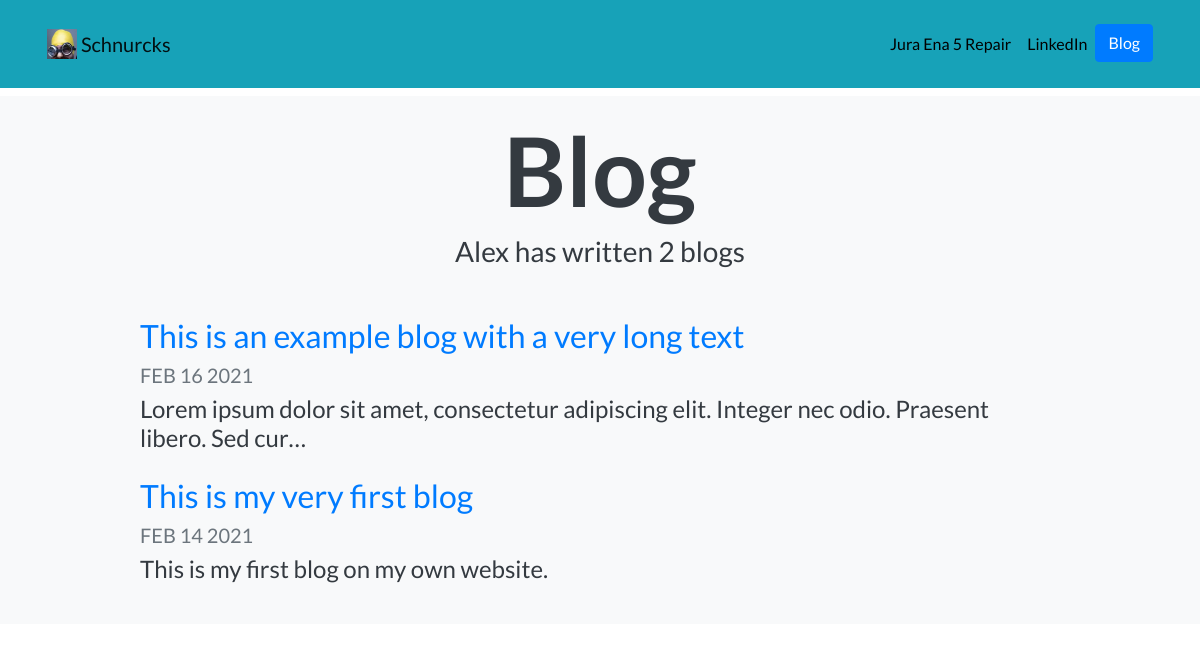
Screenshot of /blog/ with the database file from the repository.
### blog/models.py (models this page shows, shortened)
class Blog(models.Model):
    title = models.CharField(max_length=100)
    description = models.TextField()
    date = models.DateField()

### blog/views.py (the view)
# urls.py: path('', views.all_blogs, name = 'all_blogs'),
def all_blogs(request):
    blog_count = Blog.objects.count
    blogs = Blog.objects.order_by('-date')
    return render(request, 'blog/all_blogs.html', {'blogs': blogs})

### blog/templates/blog/all_blogs.html
{% extends "portfolio/base.html" %}
{% load static %}
{% block content %}
<h1 id="blogtitle" class="font-weight-bold text-center">Blog</h1>
<h3 class="text-center mb-5">Alex has written {{ blogs.count }} blog{{ blogs.count|pluralize }}</h3>
{% for blog in blogs %}
<div class="row justify-content-center my-3">
  <div class="col-md-10">
    <a href="{% url 'blog:detail' blog.id %}">
      <h2>{{ blog.title }}</h2>
    </a>
    <h5 class="text-muted">{{ blog.date|date:'M d Y'|upper }}</h5>
    <h4>{{ blog.description|striptags|truncatechars:100 }}</h4>
  </div>
</div>
{% endfor %}
{% endblock %}

### portfolio/static/portfolio/custom.css (style rules this page uses)
body { font-family: 'Lato', sans-serif; }
#blogtitle { font-size: 6rem; }

### rows the page displays
Blog: title "This is an example blog with a very long text", date "FEB 16 2021", description "Lorem ipsum dolor sit amet, consectetur adipiscing elit. Integer nec odio. Praesent libero. Sed cur…"
Blog: title "This is my very first blog", date "FEB 14 2021", description "This is my first blog on my own website."

### other values shown
{{ blogs.count }} "2"
